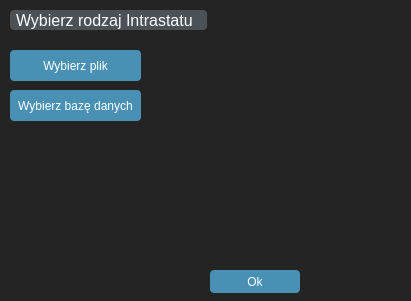
<?xml version="1.0" encoding="UTF-8"?>
<ui version="4.0">
 <class>MainWindow</class>
 <widget class="QMainWindow" name="MainWindow">
  <property name="geometry">
   <rect>
    <x>0</x>
    <y>0</y>
    <width>411</width>
    <height>301</height>
   </rect>
  </property>
  <property name="minimumSize">
   <size>
    <width>402</width>
    <height>296</height>
   </size>
  </property>
  <property name="sizeIncrement">
   <size>
    <width>14</width>
    <height>0</height>
   </size>
  </property>
  <property name="windowTitle">
   <string>MainWindow</string>
  </property>
  <property name="styleSheet">
   <string notr="true">/*Copyright (c) DevSec Studio. All rights reserved.

MIT License

Permission is hereby granted, free of charge, to any person obtaining a copy
of this software and associated documentation files (the &quot;Software&quot;), to deal
in the Software without restriction, including without limitation the rights
to use, copy, modify, merge, publish, distribute, sublicense, and/or sell
copies of the Software, and to permit persons to whom the Software is
furnished to do so, subject to the following conditions:

The above copyright notice and this permission notice shall be included in all
copies or substantial portions of the Software.

THE SOFTWARE IS PROVIDED *AS IS*, WITHOUT WARRANTY OF ANY KIND, EXPRESS OR
IMPLIED, INCLUDING BUT NOT LIMITED TO THE WARRANTIES OF MERCHANTABILITY,
FITNESS FOR A PARTICULAR PURPOSE AND NONINFRINGEMENT. IN NO EVENT SHALL THE
AUTHORS OR COPYRIGHT HOLDERS BE LIABLE FOR ANY CLAIM, DAMAGES OR OTHER
LIABILITY, WHETHER IN AN ACTION OF CONTRACT, TORT OR OTHERWISE, ARISING FROM,
OUT OF OR IN CONNECTION WITH THE SOFTWARE OR THE USE OR OTHER DEALINGS IN THE SOFTWARE.
*/

/*-----QWidget-----*/
QWidget
{
	background-color: #242424;
	color: #fff;
	selection-background-color: #fff;
	selection-color: #000;

}


/*-----QLabel-----*/
QLabel
{
	background-color: transparent;
	color: #fff;

}


/*-----QMenuBar-----*/
QMenuBar 
{
	background-color: #4a5157;
	color: #fff;

}


QMenuBar::item 
{
	background-color: transparent;
	border-left: 1px solid #003333;
	padding: 5px;
	padding-left: 15px;
	padding-right: 15px;

}


QMenuBar::item:selected 
{
	background-color: #003333;
	border: 1px solid #006666;
	color: #fff;

}


QMenuBar::item:pressed 
{
	background-color: #006666;
	border: 1px solid #006666;
	color: #fff;

}


/*-----QMenu-----*/
QMenu
{
    background-color: #4a5157;
    border: 1px solid #4a5157;
    padding: 10px;
	color: #fff;

}


QMenu::item
{
    background-color: transparent;
    padding: 2px 20px 2px 20px;
	min-width: 200px;

}


QMenu::separator
{
   	background-color: #242424;
	height: 1px;

}


QMenu::item:disabled
{
    color: #555;
    background-color: transparent;
    padding: 2px 20px 2px 20px;

}


QMenu::item:selected
{
	background-color: #003333;
	border: 1px solid #006666;
	color: #fff;

}


/*-----QToolButton-----*/
QToolButton 
{
	background-color: transparent;
	color: #fff;
	padding: 3px;
	margin-left: 1px;
}


QToolButton:hover
{
	background-color: rgba(70,162,218,50%);
	border: 1px solid #46a2da;
	color: #000;
	
}


QToolButton:pressed
{
	background-color: #727272;
	border: 1px solid #46a2da;

}


QToolButton:checked
{
	background-color: #727272;
	border: 1px solid #222;
}


/*-----QPushButton-----*/
QPushButton
{
	background-color: #4891b4;
	color: #fff;
	min-width: 80px;
	border-radius: 4px;
	padding: 5px;

}


QPushButton::flat
{
	background-color: transparent;
	border: none;
	color: #000;

}


QPushButton::disabled
{
	background-color: #606060;
	color: #959595;
	border-color: #051a39;

}


QPushButton::hover
{
	background-color: #54aad3;
	border: 1px solid #46a2da;

}


QPushButton::pressed
{
	background-color: #2385b4;
	border: 1px solid #46a2da;

}


QPushButton::checked
{
	background-color: #bd5355;
	border: 1px solid #bd5355;

}


/*-----QLineEdit-----*/
QLineEdit
{
	background-color: #242424;
	color : #fff;
	border: 1px solid #1d1d1d;
	padding: 3px;
	padding-left: 5px;
	border-radius: 4px;

}


/*-----QPlainTExtEdit-----*/
QPlainTextEdit
{
	background-color: #242424;
	color : #fff;
	border: 1px solid #1d1d1d;
	padding: 3px;
	padding-left: 5px;
	border-radius: 4px;

}


/*-----QToolBox-----*/
QToolBox
{
	background-color: transparent;
	border: 1px solid #1d1d1d;

}


QToolBox::tab
{
	background-color: #002b2b;
	border: 1px solid #1d1d1d;

}


QToolBox::tab:hover
{
	background-color: #006d6d;
	border: 1px solid #1d1d1d;

}


/*-----QComboBox-----*/
QComboBox
{
    background-color: #4a5157;
    padding-left: 6px;
    color: #fff;
    height: 20px;
	border-radius: 4px;

}


QComboBox::disabled
{
	background-color: #404040;
	color: #656565;
	border-color: #051a39;

}


QComboBox:on
{
    background-color: #4a5157;
	color: #fff;

}


QComboBox QAbstractItemView
{
    background-color: #4a5157;
    color: #fff;
    selection-background-color: #002b2b;
	selection-color: #fff;
    outline: 0;

}


QComboBox::drop-down
{
	background-color: #4a5157;
    subcontrol-origin: padding;
    subcontrol-position: top right;
	border-radius: 4px;
    width: 15px;

}


QComboBox::down-arrow
{
    image: url(://arrow-down.png);
    width: 8px;
    height: 8px;

}


/*-----QDoubleSpinBox &amp; QCalendarWidget-----*/
QDoubleSpinBox,
QCalendarWidget QSpinBox 
{
	background-color: #242424;
	color : #fff;
	border: 1px solid #1d1d1d;
	border-radius: 4px;
	padding: 3px;
	padding-left: 5px;

}


QDoubleSpinBox::up-button, 
QCalendarWidget QSpinBox::up-button
{
	background-color: #4a5157;
    width: 16px; 
	border-top-right-radius: 4px;
    border-width: 1px;
	border-color: #1d1d1d;

}


QDoubleSpinBox::up-button:hover, 
QCalendarWidget QSpinBox::up-button:hover
{
	background-color: #585858;

}


QDoubleSpinBox::up-button:pressed, 
QCalendarWidget QSpinBox::up-button:pressed
{
	background-color: #252525;
    width: 16px; 
    border-width: 1px;

}


QDoubleSpinBox::up-arrow,
QCalendarWidget QSpinBox::up-arrow
{
    image: url(://arrow-up.png);
    width: 7px;
    height: 7px;

}


QDoubleSpinBox::down-button, 
QCalendarWidget QSpinBox::down-button
{
	background-color: #4a5157;
    width: 16px; 
    border-width: 1px;
	border-bottom-right-radius: 4px;
	border-color: #1d1d1d;

}


QDoubleSpinBox::down-button:hover, 
QCalendarWidget QSpinBox::down-button:hover
{
	background-color: #585858;

}


QDoubleSpinBox::down-button:pressed, 
QCalendarWidget QSpinBox::down-button:pressed
{
	background-color: #252525;
    width: 16px; 
    border-width: 1px;

}


QDoubleSpinBox::down-arrow,
QCalendarWidget QSpinBox::down-arrow
{
    image: url(://arrow-down.png);
    width: 7px;
    height: 7px;

}


/*-----QGroupBox-----*/
QGroupBox 
{
    border: 1px solid;
    border-color: #1d1d1d;
	border-radius: 4px;
    margin-top: 23px;

}


QGroupBox::title  
{
    background-color: #002b2b;
    color: #fff;
	subcontrol-position: top left;
    subcontrol-origin: margin;
    padding: 5px;
	min-width: 100px;
	border: 1px solid #1d1d1d;
	border-top-left-radius: 4px;
	border-top-right-radius: 4px;
	border-bottom: none;

}


/*-----QHeaderView-----*/
QHeaderView::section
{
    background-color: #4a5157;
	border: none;
    color: #fff;
	padding: 4px;
	
}


QHeaderView::section:disabled
{
    background-color: #525251;
    color: #656565;

}


QHeaderView::section:checked
{
    background-color: qlineargradient(spread:repeat, x1:1, y1:0, x2:1, y2:1, stop:0 rgba(227, 227, 227, 255),stop:1 rgba(187, 187, 187, 255));
    color: #000;

}


QHeaderView::section::vertical::first,
QHeaderView::section::vertical::only-one
{
    border-left: 1px solid #003333;

}


QHeaderView::section::vertical
{
    border-left: 1px solid #003333;
}


QHeaderView::section::horizontal::first,
QHeaderView::section::horizontal::only-one
{
    border-left: 1px solid #003333;

}


QHeaderView::section::horizontal
{
    border-left: 1px solid #003333;

}


QTableCornerButton::section
{
    background-color: qlineargradient(spread:repeat, x1:1, y1:0, x2:1, y2:1, stop:0 rgba(227, 227, 227, 255),stop:1 rgba(187, 187, 187, 255));
	border: 1px solid #000;
    color: #fff;

}


/*-----QCalendarWidget-----*/
QCalendarWidget QToolButton
{
  	background-color: transparent;
  	color: white;

}


QCalendarWidget QToolButton::hover
{
	background-color: #006666;
	border: 1px solid #006666;
	color: #fff;

}


QCalendarWidget QMenu 
{
	width: 120px;
	left: 20px;
	color: white;

}


QCalendarWidget QWidget 
{ 
	alternate-background-color: #4a5157; 
	color: #fff;

}


QCalendarWidget QAbstractItemView:enabled 
{
	color: #fff;  
	background-color: #242424;  
	selection-background-color: #002b2b; 
	selection-color: #fff; 

}


QCalendarWidget QAbstractItemView:disabled 
{ 
	color: #404040; 

}


/*-----QTreeWidget-----*/
QTreeView
{
	show-decoration-selected: 0;
	alternate-background-color: transparent;
	background-color: transparent;
   	border: none;
	color: #fff;
	font: 8pt;

}


QTreeView::item:selected
{
	color:#fff;
	background-color: #002b2b;
	border-radius: 0px;

}


QTreeView::item:!selected:hover
{
    background-color: #5e5e5e;
    border: none;
    color: white;

}


QTreeView::branch:has-children:!has-siblings:closed,
QTreeView::branch:closed:has-children:has-siblings 
{
	image: url(://tree-closed.png);

}


QTreeView::branch:open:has-children:!has-siblings,
QTreeView::branch:open:has-children:has-siblings  
{
	image: url(://tree-open.png);

}


/*-----QListView-----*/
QListView 
{
	background-color: transparent;
	alternate-background-color: transparent;
    border : none;
    color: #fff;
    show-decoration-selected: 1; 
    outline: 0;
   	border: 1px solid #1d1d1d;

}


QListView::disabled 
{
	background-color: #656565;
	color: #1b1b1b;
    border: 1px solid #656565;

}


QListView::item 
{
	background-color: transparent;
    padding: 1px;

}


QListView::item:selected 
{
	background-color: #002b2b;
	border: 1px solid #002b2b;
	color: #fff;

}


QListView::item:selected:!active 
{
	background-color: #002b2b;
	border: 1px solid #002b2b;
	color: #fff;

}


QListView::item:selected:active 
{
	background-color: #002b2b;
	border: 1px solid #002b2b;
	color: #fff;

}


QListView::item:hover {
    background-color: #5e5e5e;
    border: none;
    color: #000;

}


/*-----QCheckBox-----*/
QCheckBox
{
	background-color: transparent;
    color: #fff;
	border: none;

}


QCheckBox::indicator
{
    background-color: lightgray;
    border: 1px solid #000;
    width: 12px;
    height: 12px;

}


QCheckBox::indicator:checked
{
    image:url(&quot;./ressources/check.png&quot;);
	background-color: #002b2b;
    border: 1px solid #3a546e;

}


QCheckBox::indicator:unchecked:hover
{
	border: 1px solid #46a2da; 

}


QCheckBox::disabled
{
	color: #656565;

}


QCheckBox::indicator:disabled
{
	background-color: #656565;
	color: #656565;
    border: 1px solid #656565;

}


/*-----QRadioButton-----*/
QRadioButton 
{
	color: #fff;
	background-color: transparent;

}


QRadioButton::indicator::unchecked:hover 
{
	background-color: #d3d3d3;
	border: 2px solid #002b2b;
	border-radius: 6px;
}


QRadioButton::indicator::checked 
{
	border: 2px solid #52beff;
	border-radius: 6px;
	background-color: #002b2b;  
	width: 9px; 
	height: 9px; 

}


/*-----QScrollBar-----*/
QScrollBar:vertical 
{
   border: none;
   width: 12px;

}


QScrollBar::handle:vertical 
{
   border: none;
   border-radius : 0px;
   background-color: #7a7a7a;
   min-height: 80px;
   width : 12px;

}


QScrollBar::handle:vertical:pressed
{
   background-color: #5d5f60; 

}


QScrollBar::add-line:vertical
{
   border: none;
   background: transparent;
   height: 0px;
   subcontrol-position: bottom;
   subcontrol-origin: margin;

}


QScrollBar::add-line:vertical:hover 
{
   background-color: transparent;

}


QScrollBar::add-line:vertical:pressed 
{
   background-color: #3f3f3f;

}


QScrollBar::sub-line:vertical
{
   border: none;
   background: transparent;
   height: 0px;

}


QScrollBar::sub-line:vertical:hover 
{
   background-color: transparent;

}


QScrollBar::sub-line:vertical:pressed 
{
   background-color: #3f3f3f;

}


QScrollBar::up-arrow:vertical
{
   width: 0px;
   height: 0px;
   background: transparent;

}


QScrollBar::down-arrow:vertical 
{
   width: 0px;
   height: 0px;
   background: transparent;

}


QScrollBar::add-page:vertical, QScrollBar::sub-page:vertical
{
   background-color: #222222;
	
}


QScrollBar:horizontal 
{
   border: none;
   height: 12px;

}


QScrollBar::handle:horizontal 
{
   border: none;
   border-radius : 0px;
   background-color: #7a7a7a;
   min-height: 80px;
   height : 12px;

}


QScrollBar::handle:horizontal:pressed
{
   background-color: #5d5f60; 

}


QScrollBar::add-line:horizontal
{
   border: none;
   background: transparent;
   height: 0px;
   subcontrol-position: bottom;
   subcontrol-origin: margin;

}


QScrollBar::add-line:horizontal:hover 
{
   background-color: transparent;

}


QScrollBar::add-line:horizontal:pressed 
{
   background-color: #3f3f3f;

}


QScrollBar::sub-line:horizontal
{
   border: none;
   background: transparent;
   height: 0px;

}


QScrollBar::sub-line:horizontal:hover 
{
   background-color: transparent;

}


QScrollBar::sub-line:horizontal:pressed 
{
   background-color: #3f3f3f;

}


QScrollBar::up-arrow:horizontal
{
   width: 0px;
   height: 0px;
   background: transparent;

}


QScrollBar::down-arrow:horizontal 
{
   width: 0px;
   height: 0px;
   background: transparent;

}


QScrollBar::add-page:horizontal, QScrollBar::sub-page:horizontal
{
   background-color: #222222;
	
}


/*-----QProgressBar-----*/
QProgressBar
{
	border: 1px solid #1d1d1d;
    text-align: center;
	border-radius: 10px;
	color: #fff;
	font-weight: bold;

}


QProgressBar::chunk
{
    background-color: #3b86ae;
	border-radius: 9px;
    margin: 0.5px;

}


/*-----QStatusBar-----*/
QStatusBar
{
	background-color: #4a5157;
	color: #ffffff;
	border-color: #051a39;

}


/*-----QSizeGrip-----*/
QSizeGrip 
{
	background-color: image(&quot;./ressources/sizegrip.png&quot;); /*To replace*/
	border: none;

}
</string>
  </property>
  <widget class="QWidget" name="centralwidget">
   <property name="minimumSize">
    <size>
     <width>410</width>
     <height>300</height>
    </size>
   </property>
   <widget class="QComboBox" name="intrastat_choose_type">
    <property name="geometry">
     <rect>
      <x>10</x>
      <y>10</y>
      <width>200</width>
      <height>20</height>
     </rect>
    </property>
    <property name="font">
     <font>
      <pointsize>12</pointsize>
     </font>
    </property>
    <property name="contextMenuPolicy">
     <enum>Qt::DefaultContextMenu</enum>
    </property>
    <property name="autoFillBackground">
     <bool>false</bool>
    </property>
    <property name="editable">
     <bool>false</bool>
    </property>
    <property name="currentText">
     <string>Wybierz rodzaj Intrastatu</string>
    </property>
    <property name="currentIndex">
     <number>0</number>
    </property>
    <property name="sizeAdjustPolicy">
     <enum>QComboBox::AdjustToContents</enum>
    </property>
    <item>
     <property name="text">
      <string>Wybierz rodzaj Intrastatu</string>
     </property>
    </item>
    <item>
     <property name="text">
      <string>Wywozowy</string>
     </property>
    </item>
    <item>
     <property name="text">
      <string>Przywozowy</string>
     </property>
    </item>
   </widget>
   <widget class="QPushButton" name="choose_db_btn">
    <property name="geometry">
     <rect>
      <x>10</x>
      <y>90</y>
      <width>131</width>
      <height>31</height>
     </rect>
    </property>
    <property name="text">
     <string>Wybierz bazę danych</string>
    </property>
   </widget>
   <widget class="QLabel" name="choose_db_label">
    <property name="geometry">
     <rect>
      <x>150</x>
      <y>90</y>
      <width>251</width>
      <height>31</height>
     </rect>
    </property>
    <property name="text">
     <string/>
    </property>
   </widget>
   <widget class="QLabel" name="choose_file_label">
    <property name="geometry">
     <rect>
      <x>150</x>
      <y>50</y>
      <width>251</width>
      <height>31</height>
     </rect>
    </property>
    <property name="text">
     <string/>
    </property>
   </widget>
   <widget class="QPushButton" name="choose_file_btn">
    <property name="geometry">
     <rect>
      <x>10</x>
      <y>50</y>
      <width>131</width>
      <height>31</height>
     </rect>
    </property>
    <property name="text">
     <string>Wybierz plik</string>
    </property>
   </widget>
   <widget class="QPushButton" name="btn_ok">
    <property name="geometry">
     <rect>
      <x>210</x>
      <y>270</y>
      <width>90</width>
      <height>23</height>
     </rect>
    </property>
    <property name="text">
     <string>Ok</string>
    </property>
   </widget>
  </widget>
 </widget>
 <resources/>
 <connections/>
</ui>
